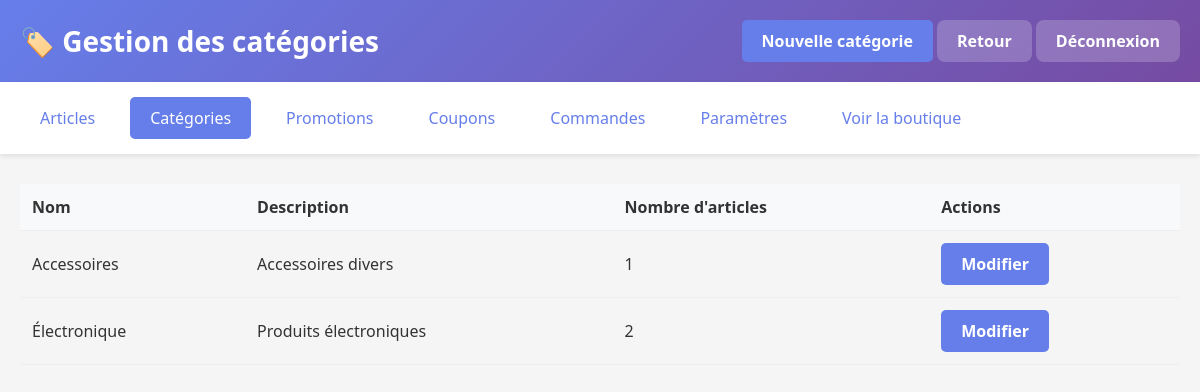
The page /admin_categories.php (signed in) on the database its author committed.
### tables this page shows
CREATE TABLE IF NOT EXISTS `categories` (
    `id` INT AUTO_INCREMENT PRIMARY KEY,
    `nom` VARCHAR(100) NOT NULL UNIQUE,
    `description` TEXT NULL,
    `date_creation` TIMESTAMP DEFAULT CURRENT_TIMESTAMP
);

### admin_categories.php (the view, shortened to what this page needs)
<?php
require_once 'config.php';
$colExists = 0;
try {
    $colExists = (int)$pdo->query("SELECT COUNT(*) FROM INFORMATION_SCHEMA.COLUMNS WHERE TABLE_SCHEMA = '".DB_NAME."' AND TABLE_NAME = 'articles' AND COLUMN_NAME = 'categorie_id'")->fetchColumn();
} catch (Exception $e) {
    $colExists = 0;
}
if ($colExists) {
    $sql = "SELECT c.*, COUNT(a.id) as nb_articles
            FROM categories c
            LEFT JOIN articles a ON c.id = a.categorie_id
            GROUP BY c.id
            ORDER BY c.nom";
} else {
    $sql = "SELECT c.*, COUNT(a.id) as nb_articles
            FROM categories c
            LEFT JOIN articles a ON a.categorie = c.nom
            GROUP BY c.id
            ORDER BY c.nom";
}
$stmt = $pdo->query($sql);
$categories = $stmt->fetchAll();
?>
<!DOCTYPE html>
<html lang="fr">
<head>
    <link rel="stylesheet" href="css/style.css">
</head>
<body>
    <?php
    $admin_active = 'categories';
    $admin_title = '🏷️ Gestion des catégories';
    $admin_actions = [
        ['href' => 'admin_category_add.php', 'label' => 'Nouvelle catégorie', 'class' => 'btn btn-primary'],
        ['href' => 'admin_dashboard.php', 'label' => 'Retour', 'class' => 'back-btn']
    ];
    include 'admin_header.php';
    ?>
    <div class="container">
        <div class="table-responsive">
            <table>
                <thead>
                    <tr>
                        <th>Nom</th>
                        <th>Description</th>
                        <th>Nombre d'articles</th>
                        <th>Actions</th>
                    </tr>
                </thead>
                <tbody>
                    <?php foreach ($categories as $categorie): ?>
                        <tr>
                            <td><?= htmlspecialchars($categorie['nom'] ?? '') ?></td>
                            <td><?= htmlspecialchars($categorie['description'] ?? '') ?></td>
                            <td><?= $categorie['nb_articles'] ?></td>
                            <td>
                                <a href="admin_category_edit.php?id=<?= $categorie['id'] ?>"
                                   class="btn btn-small">Modifier</a>
                            </td>
                        </tr>
                    <?php endforeach; ?>
                </tbody>
            </table>
        </div>
    </div>
</body>
</html>

### admin_header.php (shortened to what this page needs)
<div class="header">
    <div class="header-content">
    <h1><?= htmlspecialchars($admin_title !== null ? $admin_title : '') ?></h1>
        <div>
            <?php foreach ($admin_actions as $act): ?>
                <a href="<?= htmlspecialchars($act['href'] !== null ? $act['href'] : '') ?>" class="<?= htmlspecialchars(($act['class'] ?? 'btn') !== null ? ($act['class'] ?? 'btn') : '') ?>"><?= htmlspecialchars($act['label'] !== null ? $act['label'] : '') ?></a>
            <?php endforeach; ?>
            <a href="admin_logout.php" class="back-btn">Déconnexion</a>
        </div>
    </div>
</div>
<div class="nav">
    <a href="admin_dashboard.php" <?= $admin_active === 'dashboard' ? 'class="active"' : '' ?>>Articles</a>
    <a href="admin_categories.php" <?= $admin_active === 'categories' ? 'class="active"' : '' ?>>Catégories</a>
    <a href="admin_promotions.php" <?= $admin_active === 'promotions' ? 'class="active"' : '' ?>>Promotions</a>
    <a href="admin_coupons.php" <?= $admin_active === 'coupons' ? 'class="active"' : '' ?>>Coupons</a>
    <a href="admin_commandes.php" <?= $admin_active === 'commandes' ? 'class="active"' : '' ?>>Commandes</a>
    <a href="admin_settings.php" <?= $admin_active === 'settings' ? 'class="active"' : '' ?>>Paramètres</a>
    <a href="index.php" target="_blank">Voir la boutique</a>
</div>

### css/style.css (style rules this page uses)
* { margin: 0; padding: 0; box-sizing: border-box; }
body { font-family: 'Segoe UI', Tahoma, Geneva, Verdana, sans-serif; background: #f5f5f5; color: #333; }
.header { background: linear-gradient(135deg, #667eea 0%, #764ba2 100%); color: white; padding: 20px; box-shadow: 0 2px 10px rgba(0,0,0,0.1); }
.header-content { max-width: 1200px; margin: 0 auto; display: flex; justify-content: space-between; align-items: center; }
.header h1 { font-size: 28px; }
.nav { background: white; padding: 15px 20px; box-shadow: 0 2px 5px rgba(0,0,0,0.1); display: flex; gap: 15px; }
.nav a { text-decoration: none; color: #667eea; padding: 10px 20px; border-radius: 5px; transition: background 0.3s; }
.nav a:hover, .nav a.active { background: #667eea; color: white; }
.btn { padding: 10px 20px; background: #667eea; color: white; text-decoration: none; border-radius: 5px; border: none; cursor: pointer; display: inline-block; font-weight: 600; transition: all 0.3s; }
.back-btn { background: rgba(255,255,255,0.2); color: white; padding: 10px 20px; border-radius: 8px; text-decoration: none; font-weight: 600; }
.container { max-width: 1200px; margin: 30px auto; padding: 0 20px; }
table { width: 100%; border-collapse: collapse; }
th, td { padding: 12px; text-align: left; border-bottom: 1px solid #eee; }
th { background: #f8f9fa; font-weight: 600; color: #333; }

### rows shown on the page
categories: nom "Accessoires", description "Accessoires divers", nb_articles "1"
categories: nom "Électronique", description "Produits électroniques", nb_articles "2"

### other values the page prints
$admin_title !== null ? $admin_title : '' "🏷️ Gestion des catégories"
$act['label'] !== null ? $act['label'] : '' "Nouvelle catégorie"
$act['label'] !== null ? $act['label'] : '' "Retour"
